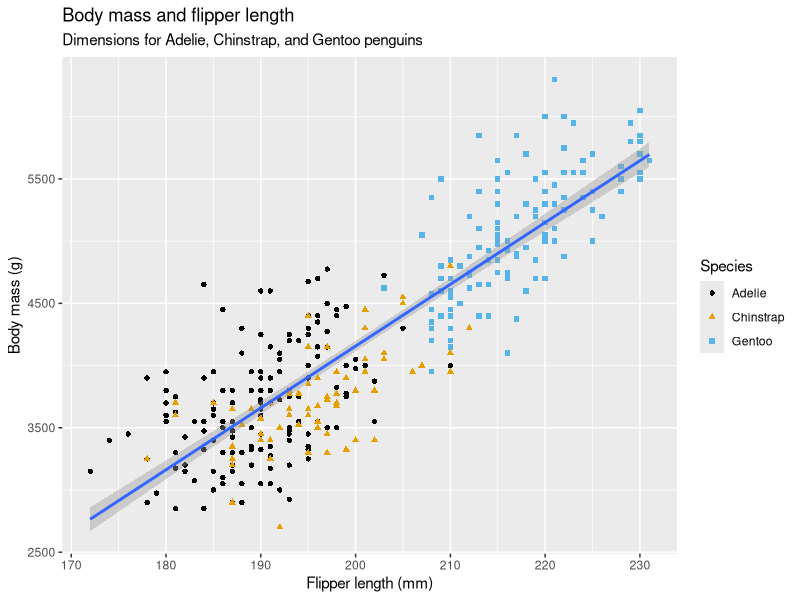
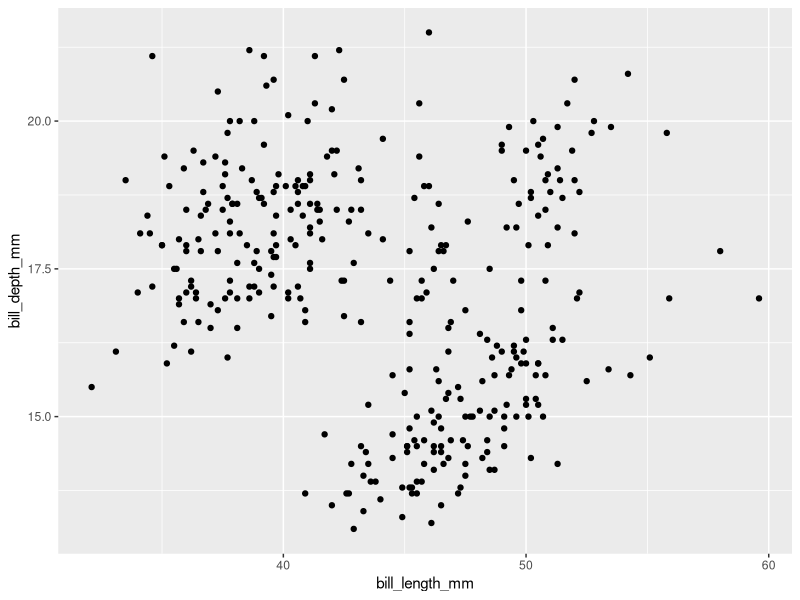

Recreate these plots in R, in order.
## ---- chunk 1
library(tidyverse)
library(palmerpenguins)
library(ggthemes)
## ---- chunk 2
penguins
## ---- chunk 3
glimpse(penguins)
View(penguins)
## ---- chunk 4
?penguins
## ---- chunk 5
ggplot(data=penguins,
       mapping = aes(x = flipper_length_mm, y = body_mass_g)) + geom_point(mapping = aes(color=species, shape = species))+ geom_smooth(method = "lm") + labs( title = "Body mass and flipper length", subtitle = "Dimensions for Adelie, Chinstrap, and Gentoo penguins", x = "Flipper length (mm)", y = "Body mass (g)", color = "Species", shape = "Species") + scale_color_colorblind()
## ---- chunk 6
nrow(penguins)
ncol(penguins)
## ---- chunk 7
?penguins

## ---- chunk 8
ggplot(data=penguins, mapping=aes(x = bill_length_mm, y =bill_depth_mm)) + geom_point()
